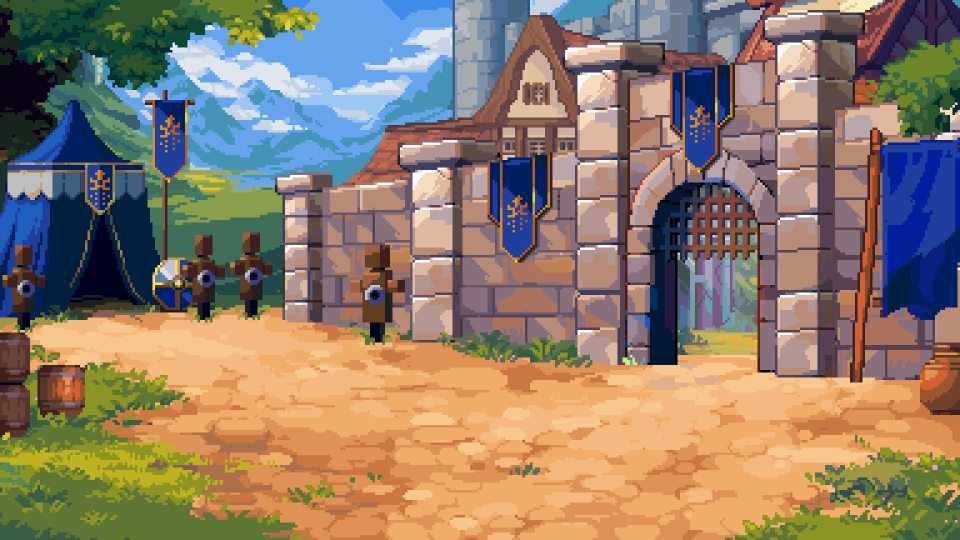
#> input picture kit/pause/assets/vit_hd.gif, 1920 x 1080 px, found by its file name (shown at 1/2 size)
$ python render3s.py
#> lines starting #> are read from the running program, lines starting #| are printed output that depends on the picture
### kit/fork1/common.py
import os, glob, math, json, subprocess, random
from PIL import Image, ImageDraw, ImageFont, ImageEnhance, ImageFilter
SP = '/tmp/claude-0/-home-claude/3d9a853e-960c-501e-b487-63abffb4f487/scratchpad/'
FONT = SP + 'npmfont/ps/package/files/PressStart2P.ttf'; A = SP + 'pause/assets/'; PL = SP + 'pixellab/'
W, H, FPS = 1080, 1920, 30
_fc = {}
def F(s):
    if s not in _fc: _fc[s] = ImageFont.truetype(FONT, s)
    return _fc[s]
def crop(im): return im.crop(im.getbbox())
def up(im, k): return im.resize((max(1, int(im.width * k)), max(1, int(im.height * k))), Image.NEAREST)
def layer(img, fn):
    L = Image.new('RGBA', img.size, (0, 0, 0, 0)); fn(ImageDraw.Draw(L)); img.alpha_composite(L)
def ctext(d, x, y, t, f, fill=(255, 255, 255), sw=6, a=255, sc=(20, 15, 35)):
    w = d.textlength(t, font=f); d.text((x - w / 2, y), t, font=f, fill=tuple(fill[:3]) + (a,), stroke_width=sw, stroke_fill=tuple(sc[:3]) + (a,))
# [18 lines left out: functions text_layer, gif_frames, not called in this run]
IDLE_FILE = {'joy': 'idle_0.gif', 'cyrus': 'idle_1.gif', 'ray': 'idle_2.gif', 'cleo': 'idle_3.gif', 'hollow': 'idle_9.gif'}
# [4 lines left out: function idle, not called in this run]
VIC = {'joy': 'vic_Victory_Pose.gif', 'cyrus': 'vic_VictoryPose_1_2f3491a2-9eb4-4ed3-a96d-f50d84bb993a.gif', 'cleo': 'vic_victoryPose.gif', 'ray': 'vic_victoryPose_1.gif', 'hollow': 'hollow-victory.gif'}
def vic(g, h): return gif_frames(A + VIC[g], h=h)
def seq(d, k=2, lo=1, hi=None):
    fs = sorted(glob.glob(d + '/*.png'))[lo:hi]
    return [up(Image.open(p).convert('RGBA'), k) for p in fs]
GUMK = ['mush', 'acv', 'mel', 'cre', 'gold']
def gummy(kind, k=2): return up(Image.open(PL + f'gummies/pick_{kind}.png').convert('RGBA'), k)
def bg_frames(name, size, box=None, step=1, bright=1.0, blur=0):
#> called with name = 'vit_hd.gif', size = (1080, 1920), box = (656, 0, 1264, 1080), step = 2, bright = 0.95, blur = 0
    im = Image.open(A + name); out = []
#> in bg_frames, im is the input picture: PIL image 1920x1080 P; mean R, G, B 142.1, 125.2, 107.4
    for i in range(0, im.n_frames, step):
        im.seek(i); f = im.convert('RGB')
        if box: f = f.crop(box)
        f = f.resize(size, Image.NEAREST)
        if bright != 1.0: f = ImageEnhance.Brightness(f).enhance(bright)
        if blur: f = f.filter(ImageFilter.GaussianBlur(blur))
        out.append(f.convert('RGBA'))
#> this loop made 24 passes
#> pass 1, in bg_frames, `if box: f = f.crop(box)`:
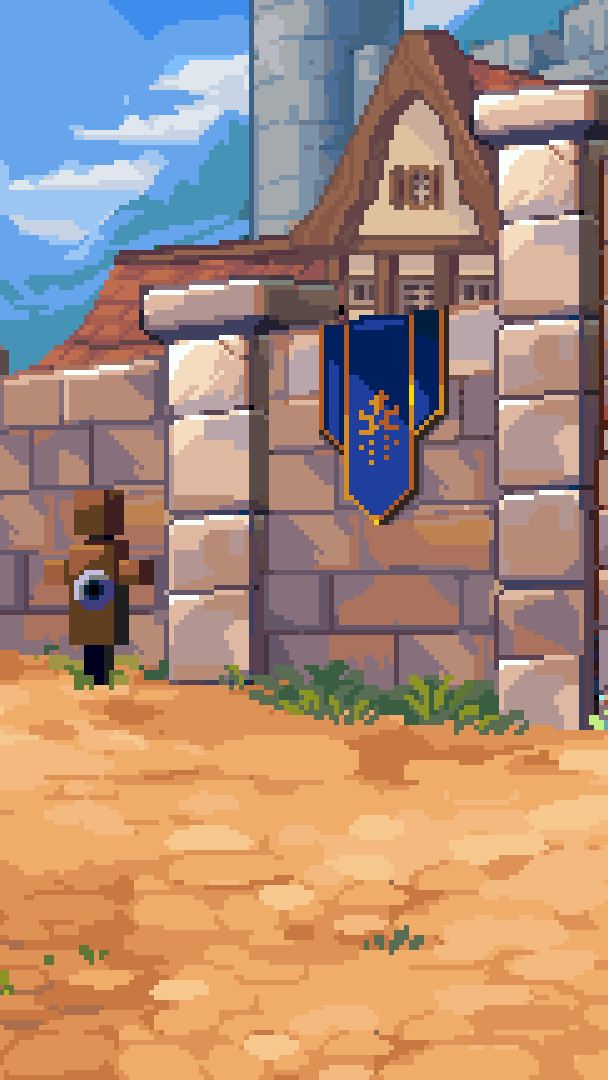
#> f: PIL image 608x1080 RGB; mean R, G, B 170, 140.1, 123
#> after the loop, out = 24 items
    return out
class Writer:
    def __init__(self, path):
        self.p = subprocess.Popen(['ffmpeg', '-y', '-loglevel', 'error', '-f', 'rawvideo', '-pix_fmt', 'rgb24', '-s', f'{W}x{H}', '-r', str(FPS), '-i', '-',
                                   '-c:v', 'libx264', '-preset', 'veryfast', '-crf', '18', '-pix_fmt', 'yuv420p', path], stdin=subprocess.PIPE)
    def write(self, img): self.p.stdin.write(img.convert('RGB').tobytes())
    def close(self): self.p.stdin.close(); self.p.wait()
# [9 lines left out: functions mix, ship, not called in this run]
def sheet(mp4, out, n=8, cols=8):
    d = float(subprocess.run(['ffprobe', '-v', 'error', '-show_entries', 'format=duration', '-of', 'csv=p=0', mp4], capture_output=True, text=True).stdout)
    subprocess.run(['ffmpeg', '-y', '-loglevel', 'error', '-i', mp4, '-vf', f'fps={n}/{d},scale=270:480,tile={cols}x{max(1, n // cols)}', '-frames:v', '1', out])

### kit/fork_a11/v3/render3s.py
import sys; sys.path.insert(0, '/tmp/claude-0/-home-claude/3d9a853e-960c-501e-b487-63abffb4f487/scratchpad/fork_a7')
from common7 import *
G = '../gen/'
def pot(k): return up(Image.open(A + f'jar_{k}.png').convert('RGBA').crop((130, 20, 410, 520)).resize((28, 50), Image.NEAREST), 4)
def pk(d, i, k): return up(crop(Image.open(f'{G}{d}/{i:02d}.png').convert('RGBA')), k)
SEAS = [('cleo', ['DEC', 'JAN', 'FEB'], 'CLEO', 'VITALITY GUILD', (110, 160, 255), 'vit_hd.gif', 'cre', 'creatine', 'snow'),
        ('joy', ['MAR', 'APR', 'MAY'], 'JOY', 'FOUNDATION GUILD', (120, 210, 90), 'found_hd.gif', 'acv', 'acv', 'petal'),
        ('cyrus', ['JUN', 'JUL', 'AUG'], 'CYRUS', 'ENERGY GUILD', (255, 160, 40), 'sun_hd.gif', 'mush', 'mushroom', 'sun'),
        ('ray', ['SEP', 'OCT', 'NOV'], 'RAYLEIGH', 'RECOVERY GUILD', (200, 120, 240), 'recov_hd.gif', 'mel', 'melatonin', 'leaf')]
def bgv(name, bright=0.95): return bg_frames(name, (1080, 1920), box=(960 - 304, 0, 960 + 304, 1080), step=2, bright=bright)
BG = {s[0]: bgv(s[5]) for s in SEAS}; HUB = bgv('hub.gif', 0.9)
#> call 2 of bg_frames, with name = 'found_hd.gif', size = (1080, 1920), box = (656, 0, 1264, 1080), step = 2, bright = 0.95, blur = 0
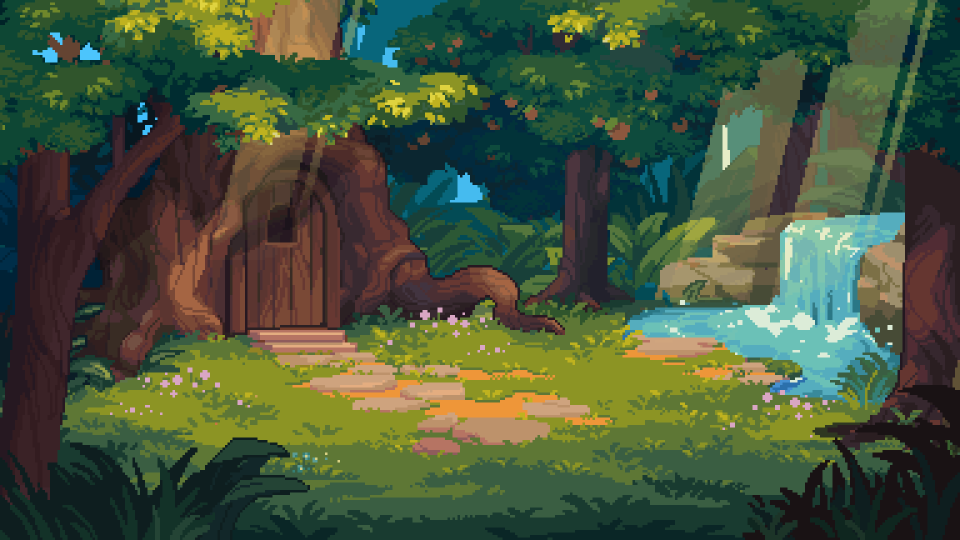
#> input picture kit/pause/assets/found_hd.gif, 1920 x 1080 px, found by its file name (shown at 1/2 size)
#> in bg_frames, im is the input picture: PIL image 1920x1080 P; mean R, G, B 69.9, 85.3, 59.2
#> the loop in bg_frames (call 2), `for i in range(0, im.n_frames, step):` made 12 passes
#> pass 1, in bg_frames (call 2), `if box: f = f.crop(box)`:
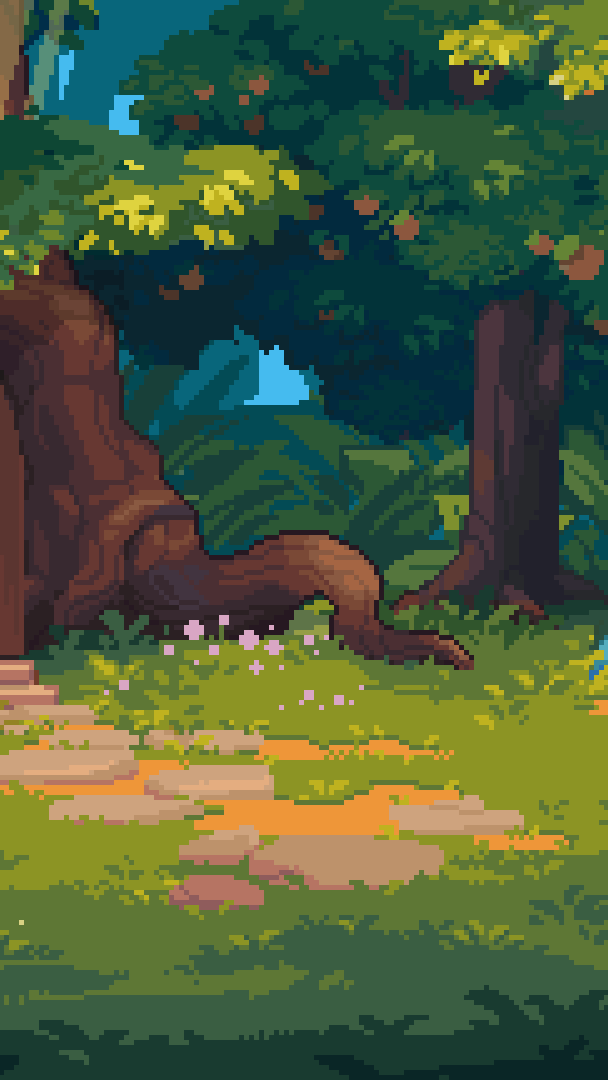
#> f: PIL image 608x1080 RGB; mean R, G, B 73, 91.1, 59.1
#> after the loop in bg_frames (call 2), `for i in range(0, im.n_frames, step):`: out = 12 items
#> call 3 of bg_frames, with name = 'sun_hd.gif', size = (1080, 1920), box = (656, 0, 1264, 1080), step = 2, bright = 0.95, blur = 0
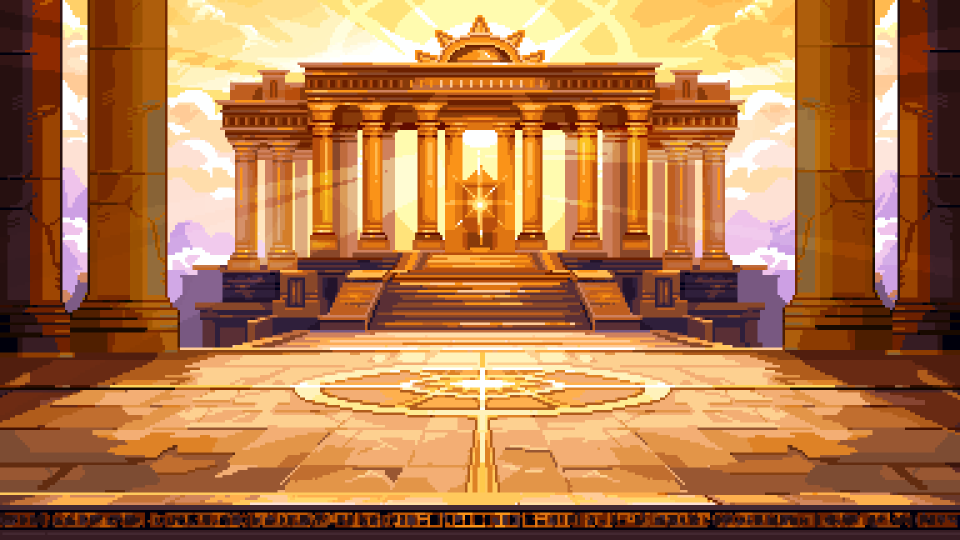
#> input picture kit/pause/assets/sun_hd.gif, 1920 x 1080 px, found by its file name (shown at 1/2 size)
#> in bg_frames, im is the input picture: PIL image 1920x1080 P; mean R, G, B 176.3, 119.5, 73.5
#> the loop in bg_frames (call 3), `for i in range(0, im.n_frames, step):` made 24 passes
#> pass 1, in bg_frames (call 3), `if bright != 1.0: f = ImageEnhance.Brightness(f).enhance(bright)`:
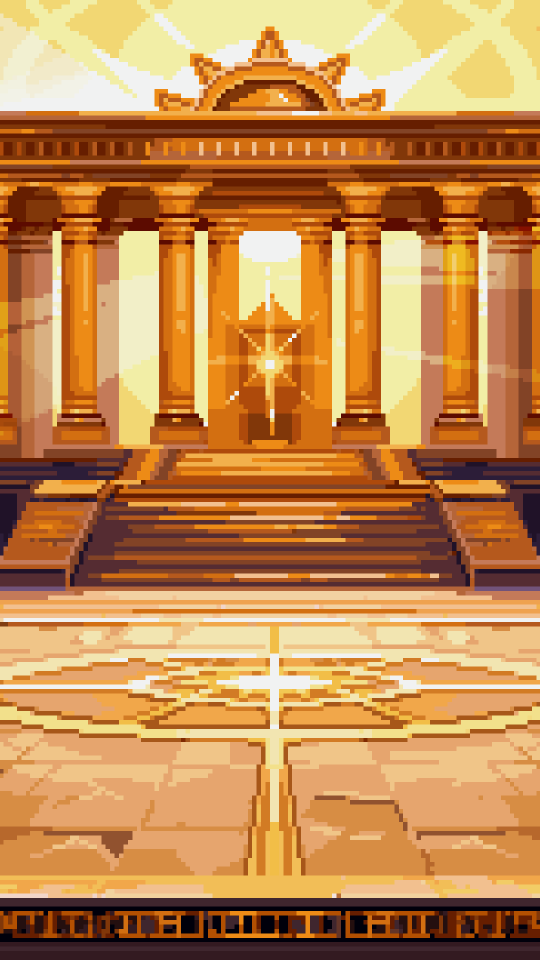
#> f: PIL image 1080x1920 RGB (shown at 1/2 size); mean R, G, B 194, 137, 79.5
#> after the loop in bg_frames (call 3), `for i in range(0, im.n_frames, step):`: out = 24 items
#> call 4 of bg_frames, with name = 'recov_hd.gif', size = (1080, 1920), box = (656, 0, 1264, 1080), step = 2, bright = 0.95, blur = 0
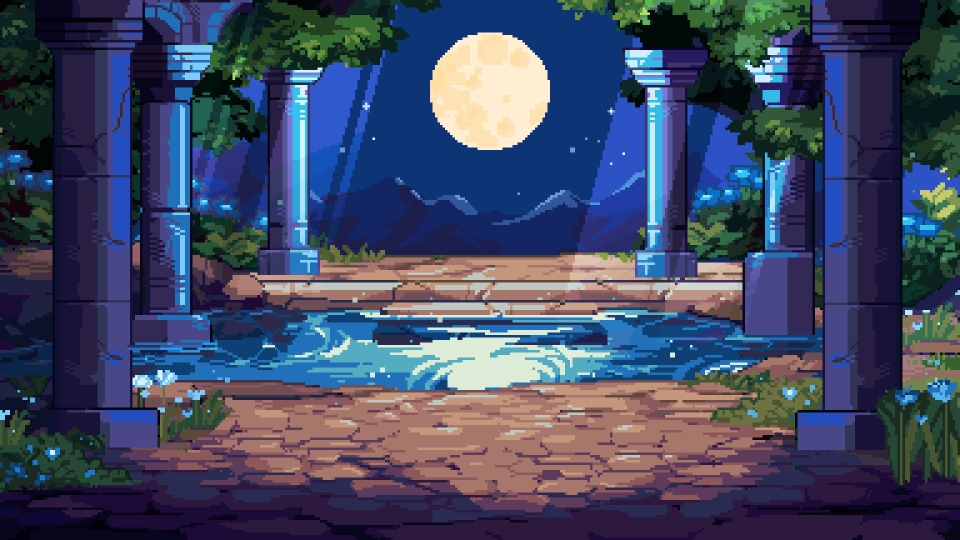
#> input picture kit/pause/assets/recov_hd.gif, 1920 x 1080 px, found by its file name (shown at 1/2 size)
#> in bg_frames, im is the input picture: PIL image 1920x1080 P; mean R, G, B 64.5, 72.9, 99.7
#> after the loop in bg_frames (call 4), `for i in range(0, im.n_frames, step):`:
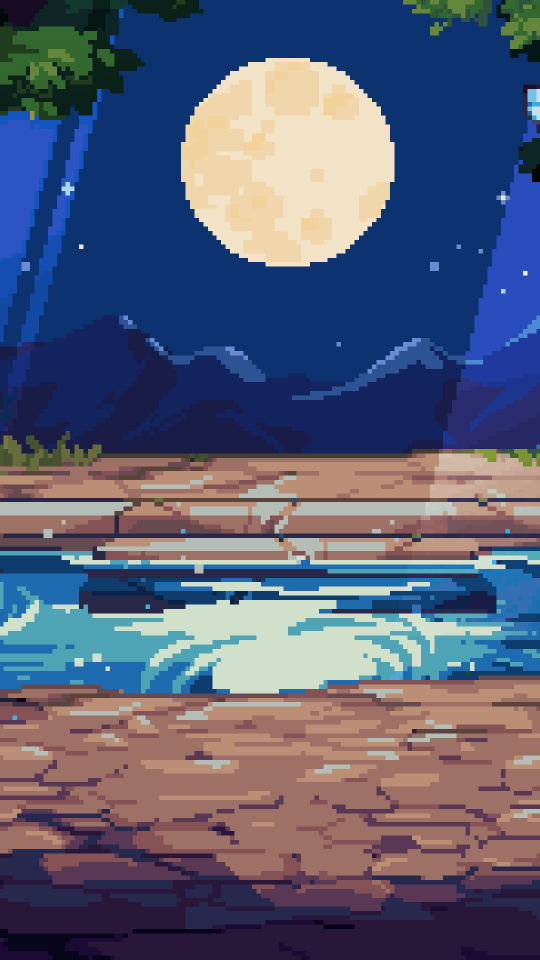
#> f: PIL image 1080x1920 RGB (shown at 1/2 size); mean R, G, B 87.5, 93, 117.1
#> after the loop in bg_frames (call 4), `for i in range(0, im.n_frames, step):`: out = 12 items
#> after `BG = {s[0]: bgv(s[5]) for s in SEAS}`: BG = 4 items
#> (the run stopped early here; a loop or call above may not have finished)
